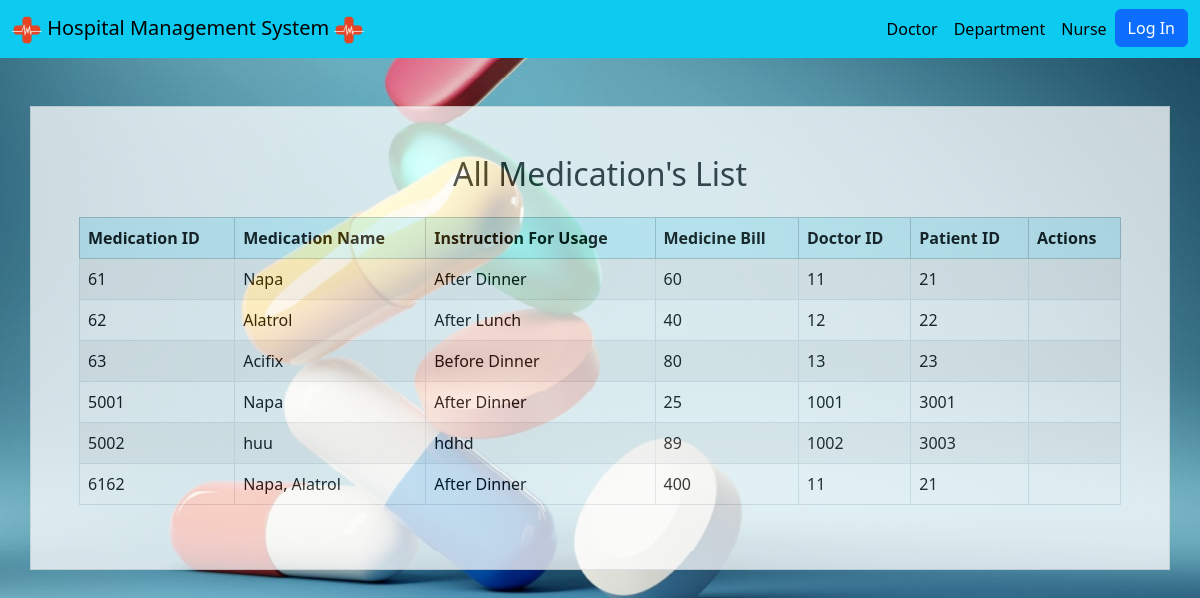
Screenshot of /Website/medication.php with the database file from the repository.
### tables this page shows
CREATE TABLE `medication` (
  `Medication_ID` int(10) NOT NULL,
  `Medication_Name` varchar(20) NOT NULL,
  `Instruction_For_Usage` text NOT NULL,
  `Medicine_Bill` int(255) NOT NULL,
  `Doctor_ID` int(10) DEFAULT NULL,
  `Patient_ID` int(10) DEFAULT NULL
);

### Website/medication.php (the view, shortened to what this page needs)
<!DOCTYPE html>
<html>
<?php
include("connect.php");
include("header.php");
?>
<head>
    <link rel="stylesheet" href="https://cdn.jsdelivr.net/npm/bootstrap@5.3.2/dist/css/bootstrap.min.css">
</head>
<body style="background-image: url(img/medicine.jpeg);background-size: cover;background-repeat: no-repeat;">
    <div class="container p-5 my-5 bg-white border opacity-75">
        <h2 class="text-center mb-4">All Medication's List</h2>
        <div class="table-responsive">
            <table class="table table-striped table-bordered">
                <thead class="table-info">
                    <tr>
                        <th>Medication ID</th>
                        <th>Medication Name</th>
                        <th>Instruction For Usage</th>
                        <th>Medicine Bill</th>
                        <th>Doctor ID</th>
                        <th>Patient ID</th>
                        <th>Actions</th>
                    </tr>
                </thead>
                <tbody>
                    <?php
                    $sql = "SELECT * FROM medication ORDER BY Medication_ID";
                    $result = mysqli_query($conn, $sql);
                    if (mysqli_num_rows($result) > 0) {
                        while($row = mysqli_fetch_assoc($result)) {
                            echo "<tr>
                                <td>".$row["Medication_ID"]."</td>
                                <td>".$row["Medication_Name"]."</td>
                                <td>".$row["Instruction_For_Usage"]."</td>
                                <td>".$row["Medicine_Bill"]."</td>
                                <td>".$row["Doctor_ID"]."</td>
                                <td>".$row["Patient_ID"]."</td>
                                <td>";
                            echo "</td>
                            </tr>";
                        }
                    } else {
                        echo "<tr><td colspan='21' class='text-center'>No records found</td></tr>";
                    }
                    ?>
                </tbody>
            </table>
        </div>
    </div>
</body>
</html>

### Website/header.php (shortened to what this page needs)
<!DOCTYPE html>
<html lang="en">
<head>
    <link rel="stylesheet" href="https://cdn.jsdelivr.net/npm/bootstrap@5.3.2/dist/css/bootstrap.min.css">
    <link rel="stylesheet" href="https://cdnjs.cloudflare.com/ajax/libs/font-awesome/6.4.2/css/all.min.css">
</head>
<body>
    <nav class="navbar navbar-expand-lg navbar-light bg-info">
        <div class="container-fluid">
        <a class="navbar-brand text-black" href="index.php">
                <img src="img/icon.png" width="30" height="30">  Hospital Management System   <img src="img/icon.png" width="30" height="30">
            </a>
            <div class="collapse navbar-collapse" id="navbarNav">
                <ul class="navbar-nav ms-auto">
                <li class="nav-item">
                        <a class="nav-link text-black" href="doctor.php">Doctor</a>
                    </li>
                    <li class="nav-item">
                        <a class="nav-link text-black" href="department.php">Department</a>
                    </li>
                    <li class="nav-item">
                        <a class="nav-link text-black" href="nurse.php">Nurse</a>
                    </li>
                    <?php if(!isset($_SESSION["loggedin"])): ?>
                        <li class="nav-item">
                            <a class="" href="login.php"><button type="button" class="btn btn-primary">Log In</button></a>
                        </li>
                    <?php endif; ?>
        </div>
    </nav>

### rows the page displays
medication: Medication_ID "61", Medication_Name "Napa", Instruction_For_Usage "After Dinner", Medicine_Bill "60", Doctor_ID "11", Patient_ID "21"
medication: Medication_ID "62", Medication_Name "Alatrol", Instruction_For_Usage "After Lunch", Medicine_Bill "40", Doctor_ID "12", Patient_ID "22"
medication: Medication_ID "63", Medication_Name "Acifix", Instruction_For_Usage "Before Dinner", Medicine_Bill "80", Doctor_ID "13", Patient_ID "23"
medication: Medication_ID "5001", Medication_Name "Napa", Instruction_For_Usage "After Dinner", Medicine_Bill "25", Doctor_ID "1001", Patient_ID "3001"
medication: Medication_ID "5002", Medication_Name "huu", Instruction_For_Usage "hdhd", Medicine_Bill "89", Doctor_ID "1002", Patient_ID "3003"
medication: Medication_ID "6162", Medication_Name "Napa, Alatrol", Instruction_For_Usage "After Dinner", Medicine_Bill "400", Doctor_ID "11", Patient_ID "21"
